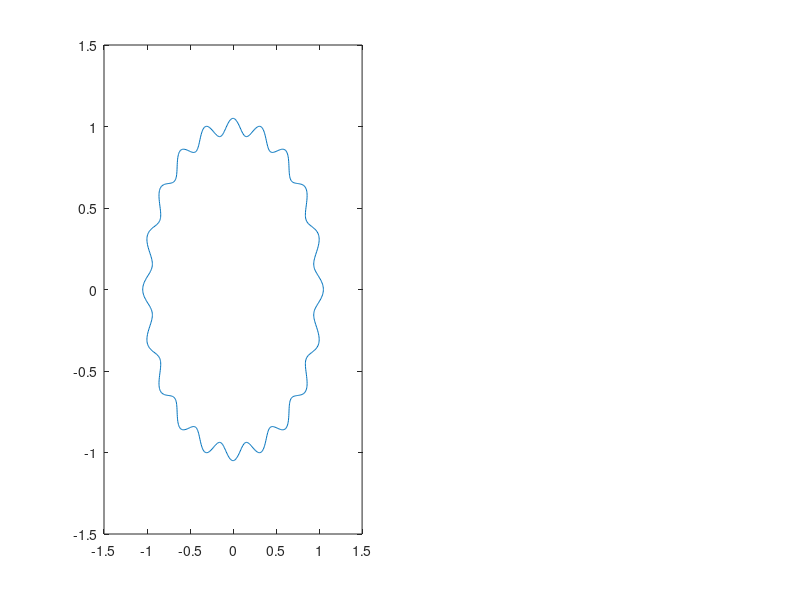

MATLAB code to generate this figure: (Note: this script raises an error after producing the figure.)
clear all

m=20;
a=0.05;

theta=linspace(0,2*pi,800);
r=1+a*cos(m*theta);

subplot(1,2,1)

x=r.*cos(theta);
y=r.*sin(theta);

plot(x,y);
yline(0);
xline(0);
axis equal;
grid off

subplot(1,2,2)

r2=1;

for n=20:30
    
    r2=r2+a*cos(n*theta);

end

x2=r2.*cos(theta);
y2=r2.*sin(theta);

plot(x2,y2);
yline(0);
xline(0);
axis equal;
grid off